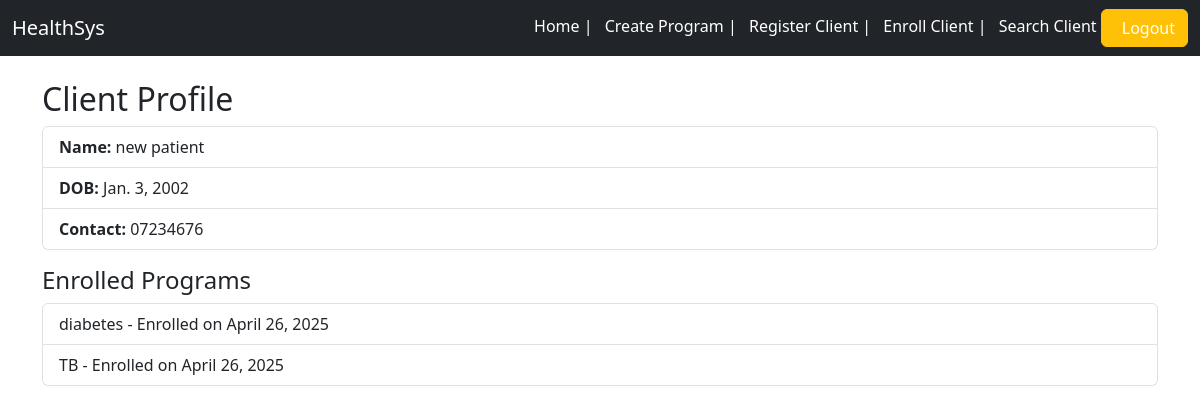
Page /client/profile/4/ (signed in) on the committed database.
### core/models.py (models this page shows, shortened)
class Client(models.Model):
    first_name = models.CharField(max_length=50)
    last_name = models.CharField(max_length=50)
    dob = models.DateField()
    contact = models.CharField(max_length=100)

class Enrollment(models.Model):
    client = models.ForeignKey(Client, on_delete=models.CASCADE)
    program = models.ForeignKey(HealthPrograme, on_delete=models.CASCADE)
    date_enrolled = models.DateField(auto_now_add=True)

class HealthPrograme(models.Model):
    name = models.CharField(max_length=100)

### core/views.py (the view)
# urls.py: path('client/profile/<int:pk>/', views.client_profile, name='client_profile'),
@login_required
def client_profile(request, pk):
    client = get_object_or_404(Client, pk=pk)
    enrollments = Enrollment.objects.filter(client=client)
    return render(request, 'client_profile.html', {'client': client, 'enrollments': enrollments} )

### core/templates/client_profile.html
{% extends 'base.html' %}
{% block content %}
<h2>Client Profile</h2>
<ul class="list-group mb-3">
  <li class="list-group-item"><strong>Name:</strong> {{ client.first_name }} {{ client.last_name }}</li>
  <li class="list-group-item"><strong>DOB:</strong> {{ client.dob }}</li>
  <li class="list-group-item"><strong>Contact:</strong> {{ client.contact }}</li>
</ul>
<h4>Enrolled Programs</h4>
<ul class="list-group">
  {% for enrollment in enrollments %}
    <li class="list-group-item">
      {{ enrollment.program.name }} - Enrolled on {{ enrollment.date_enrolled }}
    </li>
  {% empty %}
    <li class="list-group-item">No programs enrolled.</li>
  {% endfor %}
</ul>
{% endblock %}

### rows in the picture
Client: first_name "new", last_name "patient", dob "Jan. 3, 2002", contact "07234676"
Enrollment: program.name "diabetes", date_enrolled "April 26, 2025"
Enrollment: program.name "TB", date_enrolled "April 26, 2025"
